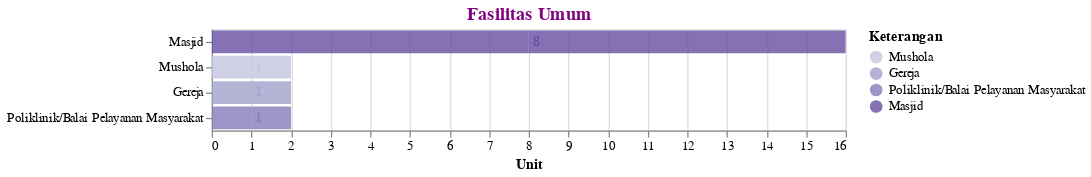

Here is the notebook cell this chart was saved with:
### Markdown cell above
<h2>Sarana Pembangunan</h2>

### Code cell
df1 = data1('Bidang Pembangunan')
df1 = df1.dropna()
plot1 = plot_4(df1,'Unit','',500,'Fasilitas Umum').configure_title(fontSize=14,color='purple')
plot1

### Figure 1 — Vega-Lite specification as saved in the notebook (floating-point values rounded to 4 significant figures)
{"config": {"view": {"continuousWidth": 400, "continuousHeight": 300}, "title": {"color": "purple", "fontSize": 14}}, "layer": [{"mark": {"type": "bar", "opacity": 0.8}, "encoding": {"color": {"condition": {"type": "ordinal", "field": "Keterangan", "scale": {"scheme": "purples"}, "sort": "x", "selection": "selector001"}, "value": "lightgray"}, "x": {"type": "quantitative", "axis": {"tickMinStep": 1}, "field": "N", "title": "Unit"}, "y": {"type": "ordinal", "field": "Keterangan", "sort": "-x", "title": ""}}}, {"mark": {"type": "text", "align": "left", "baseline": "middle", "dx": 3}, "encoding": {"color": {"condition": {"type": "ordinal", "field": "Keterangan", "scale": {"scheme": "purples"}, "sort": "x", "selection": "selector001"}, "value": "lightgray"}, "text": {"type": "quantitative", "field": "N"}, "tooltip": [{"type": "quantitative", "field": "Tahun"}, {"type": "nominal", "field": "Keterangan"}, {"type": "quantitative", "field": "N"}, {"type": "nominal", "field": "Satuan"}], "x": {"type": "quantitative", "axis": {"tickMinStep": 1}, "field": "N", "title": "Unit"}, "y": {"type": "ordinal", "field": "Keterangan", "sort": "-x", "title": ""}}, "selection": {"selector002": {"type": "interval", "bind": "scales", "encodings": ["x", "y"]}, "selector001": {"type": "single", "encodings": ["y", "color"]}}}], "data": {"name": "data-129c5d45828f4d148028c274b3766a61"}, "title": "Fasilitas Umum", "width": 500, "$schema": "https://vega.github.io/schema/vega-lite/v4.8.1.json", "datasets": {"data-129c5d45828f4d148028c274b3766a61": [{"Tahun": 2017, "Kode": 7, "Data": "Bidang Pembangunan", "Kode Kategori": 7.1, "Kategori": "Agama", "Keterangan": "Masjid", "N": 8.0, "Satuan": "Unit"}, {"Tahun": 2017, "Kode": 7, "Data": "Bidang Pembangunan", "Kode Kategori": 7.1, "Kategori": "Agama", "Keterangan": "Mushola", "N": 1.0, "Satuan": "Unit"}, {"Tahun": 2017, "Kode": 7, "Data": "Bidang Pembangunan", "Kode Kategori": 7.1, "Kategori": "Agama", "Keterangan": "Gereja", "N": 1.0, "Satuan": "Unit"}, {"Tahun": 2017, "Kode": 7, "Data": "Bidang Pembangunan", "Kode Kategori": 7.2, "Kategori": "Kesehatan", "Keterangan": "Poliklinik/Balai Pelayanan Masyarakat", "N": 1.0, "Satuan": "Unit"}, {"Tahun": 2019, "Kode": 7, "Data": "Bidang Pembangunan", "Kode Kategori": 7.1, "Kategori": "Agama", "Keterangan": "Masjid", "N": 8.0, "Satuan": "Unit"}, {"Tahun": 2019, "Kode": 7, "Data": "Bidang Pembangunan", "Kode Kategori": 7.1, "Kategori": "Agama", "Keterangan": "Mushola", "N": 1.0, "Satuan": "Unit"}, {"Tahun": 2019, "Kode": 7, "Data": "Bidang Pembangunan", "Kode Kategori": 7.1, "Kategori": "Agama", "Keterangan": "Gereja", "N": 1.0, "Satuan": "Unit"}, {"Tahun": 2019, "Kode": 7, "Data": "Bidang Pembangunan", "Kode Kategori": 7.2, "Kategori": "Kesehatan", "Keterangan": "Poliklinik/Balai Pelayanan Masyarakat", "N": 1.0, "Satuan": "Unit"}]}}
